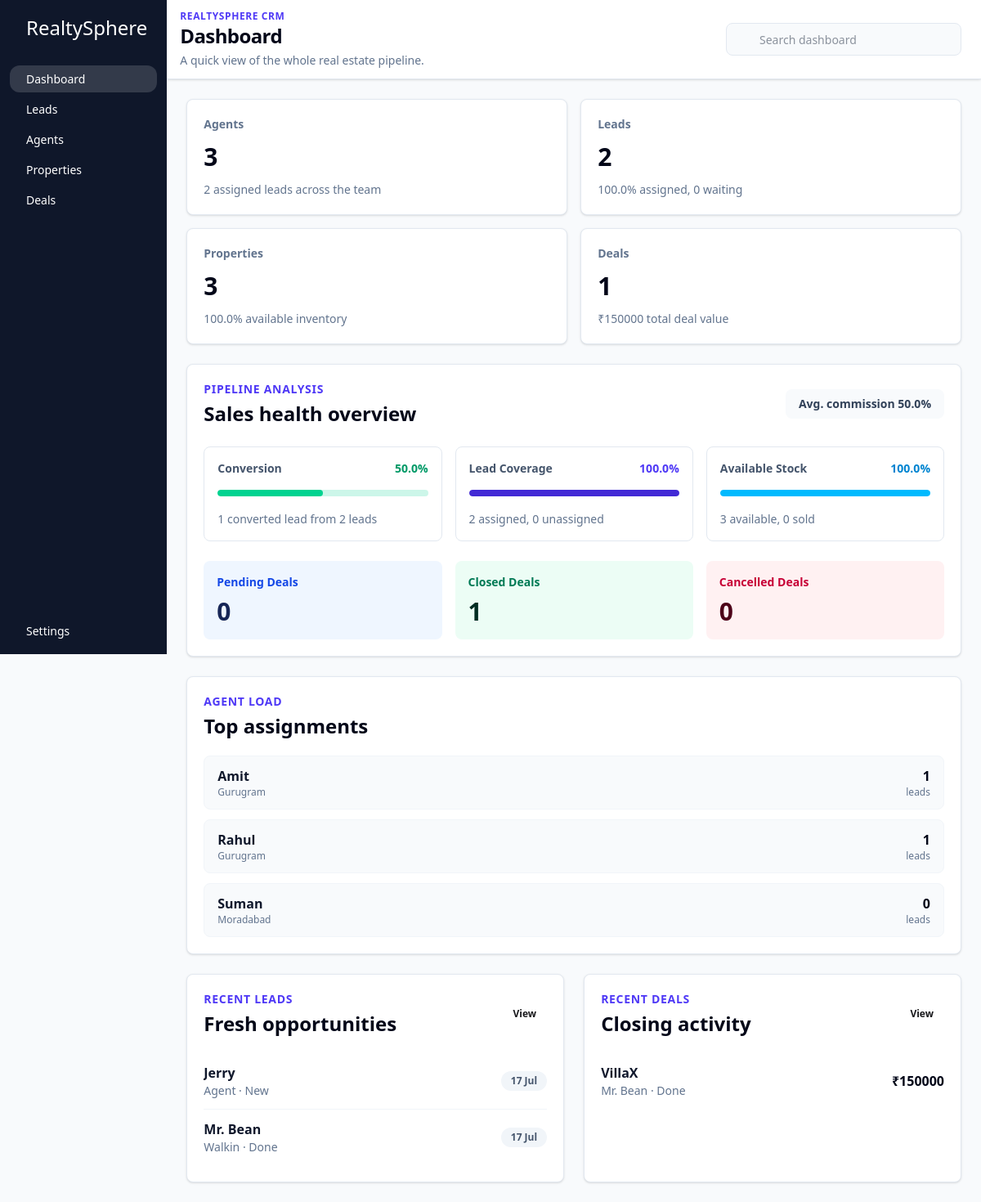
The page / on the database its author committed.
### core/models.py (models this page shows, shortened)
class Agent(models.Model):
    user = models.OneToOneField(to=User, on_delete=models.CASCADE) # prefer to use get_user_model() instead of User model directly
    profile_picture = models.ImageField(upload_to='profile', default='profile/default.jpg')
    phone_number = models.CharField(max_length=10)
    region = models.CharField(max_length=50)
    commission_share = models.DecimalField(max_digits=4, decimal_places=2)
    monthly_target = models.DecimalField(max_digits=10, decimal_places=2)
    created_at = models.DateTimeField(auto_now_add=True)

class Lead(models.Model):
    class LeadStatus(models.TextChoices):
        NEW = 'new','New'
        CONTACTED = 'contacted','Contacted'
        SITE_VISITED = 'Site Visited','Site Visited'
        NEGOTIATION = 'Negotiation','Negotiation'
        LOST = 'Lost','Lost'
        DONE = 'Done','Done'
    class SourceType(models.TextChoices):
        WEBSITE = 'Website','Website'
        WALKIN = 'Walkin','Walkin'
        SOCIAL_MEDIA = 'Social Media','Social Media'
        AGENT = 'Agent','Agent'
    fullname = models.CharField(max_length=255)
    phone_number = models.CharField(max_length=10)
    source = models.CharField(max_length=255, choices = SourceType.choices) #webiste or walkin or social media post or agents
    interested_property_types = models.ForeignKey(to=Property, on_delete=models.SET_NULL, related_name='interested_leads', null=True, blank=True)
    min_budget = models.DecimalField(max_digits=12, decimal_places=2)
    max_budget = models.DecimalField(max_digits=12, decimal_places=2)
    status = models.CharField(max_length=255, choices=LeadStatus.choices) #new, contacted, interested, not interested, closed
    assigned_agent = models.ForeignKey(to=Agent, on_delete=models.SET_NULL, related_name='assigned_leads', null=True, blank=True)
    updated_at = models.DateTimeField(auto_now=True)
    created_at = models.DateTimeField(auto_now_add=True)

class Deal(models.Model):
    class DealStatus(models.TextChoices):
        PENDING = 'Pending','Pending'
        CANCELLED = 'Cancelled','Cancelled'
        DONE = 'Done','Done'
    lead = models.ForeignKey(to=Lead, on_delete=models.CASCADE, related_name='deals')
    property = models.ForeignKey(to = Property, on_delete=models.CASCADE, related_name='deals')
    status = models.CharField(max_length=255, choices=DealStatus.choices, default=DealStatus.PENDING) #pending, cancelled, done,
    amount = models.DecimalField(max_digits=12, decimal_places=2)
    expected_closing_date = models.DateField()
    actual_closing_date = models.DateField(null=True, blank=True)
    commission_percentage = models.DecimalField(max_digits=12, decimal_places=2)
    created_at = models.DateTimeField(auto_now_add=True)

class Property(models.Model):
    class PropertyType(models.TextChoices):
        APARTMENT = "apartment", "Apartment"
        PLOT = "plot", "Plot"
        VILLA = "villa", "Villa"
        LAND = "land", "Land"
        COMMERCIAL = "commercial", "Commercial"
    class PropertyStatus(models.TextChoices):
        AVAILABLE = 'Available','available'
        SOLD = 'Sold','sold'
    title= models.CharField(max_length = 255)
    description = models.CharField(max_length = 255)
    address = models.CharField(max_length = 255)
    city = models.CharField(max_length = 255)
    property_type = models.CharField(max_length = 255, choices=PropertyType.choices)
    price = models.DecimalField(max_digits=12, decimal_places=2)
    image = models.ImageField(upload_to = 'properties')
    status = models.CharField(max_length = 255, choices=PropertyStatus.choices, default=PropertyStatus.AVAILABLE)
    assigned_agent = models.ForeignKey(to=Agent, on_delete=models.SET_NULL, related_name='assigned_properties', null=True, blank=True)
    listing_at = models.DateTimeField(auto_now_add=True)
    sqft = models.PositiveIntegerField()

### core/views.py (the view)
# urls.py: 2. Add a URL to urlpatterns:  path('', views.home, name='home')
def home(request):
    agent_count = Agent.objects.count()
    lead_count = Lead.objects.count()
    property_count = Property.objects.count()
    deal_count = Deal.objects.count()
    available_properties = Property.objects.filter(status__iexact="Available").count()
    sold_properties = Property.objects.filter(status__iexact="Sold").count()
    assigned_leads = Lead.objects.filter(assigned_agent__isnull=False).count()
    unassigned_leads = lead_count - assigned_leads
    converted_leads = Lead.objects.filter(
        Q(status__iexact="Done") | Q(status__iexact="Converted")
    ).count()
    done_deals = Deal.objects.filter(status__iexact="Done").count()
    pending_deals = Deal.objects.filter(status__iexact="Pending").count()
    cancelled_deals = Deal.objects.filter(status__iexact="Cancelled").count()
    total_deal_amount = Deal.objects.aggregate(total=Sum("amount"))["total"] or 0
    avg_commission = Deal.objects.aggregate(avg=Avg("commission_percentage"))["avg"] or 0
    conversion_rate = round((converted_leads / lead_count) * 100, 1) if lead_count else 0
    lead_assignment_rate = round((assigned_leads / lead_count) * 100, 1) if lead_count else 0
    property_availability_rate = round((available_properties / property_count) * 100, 1) if property_count else 0
    context = {
        "agent_count": agent_count,
        "lead_count": lead_count,
        "property_count": property_count,
        "deal_count": deal_count,
        "available_properties": available_properties,
        "sold_properties": sold_properties,
        "assigned_leads": assigned_leads,
        "unassigned_leads": unassigned_leads,
        "converted_leads": converted_leads,
        "done_deals": done_deals,
        "pending_deals": pending_deals,
        "cancelled_deals": cancelled_deals,
        "total_deal_amount": total_deal_amount,
        "avg_commission": avg_commission,
        "conversion_rate": conversion_rate,
        "lead_assignment_rate": lead_assignment_rate,
        "property_availability_rate": property_availability_rate,
        "recent_leads": Lead.objects.select_related("assigned_agent__user").order_by("-created_at")[:5],
        "recent_deals": Deal.objects.select_related("lead", "property").order_by("-created_at")[:5],
        "top_agents": Agent.objects.select_related("user").annotate(
            lead_total=Count("assigned_leads", distinct=True),
            property_total=Count("assigned_properties", distinct=True),
        ).order_by("-lead_total", "-property_total")[:5],
    }
    return render(request, 'index.html', context)

### core/templates/index.html (shortened to what this page needs)
{% extends 'base.html' %}
{% load humanize %}
{% block title %}Dashboard{% endblock %}
{% block subtitle %}A quick view of the whole real estate pipeline.{% endblock %}
{% block search_placeholder %}Search dashboard{% endblock %}
{% block content %}
  <section class="mx-auto max-w-7xl space-y-6">
    <div class="grid gap-4 sm:grid-cols-2 xl:grid-cols-4">
      <article class="rounded-lg border border-slate-200 bg-white p-5 shadow-sm">
        <div class="flex items-center justify-between">
          <p class="text-sm font-semibold text-slate-500">Agents</p>
        </div>
        <p class="mt-3 text-3xl font-bold text-slate-950">{{ agent_count }}</p>
        <p class="mt-3 text-sm text-slate-500">{{ assigned_leads }} assigned lead{{ assigned_leads|pluralize }} across the team</p>
      </article>
      <article class="rounded-lg border border-slate-200 bg-white p-5 shadow-sm">
        <div class="flex items-center justify-between">
          <p class="text-sm font-semibold text-slate-500">Leads</p>
        </div>
        <p class="mt-3 text-3xl font-bold text-slate-950">{{ lead_count }}</p>
        <p class="mt-3 text-sm text-slate-500">{{ lead_assignment_rate }}% assigned, {{ unassigned_leads }} waiting</p>
      </article>
      <article class="rounded-lg border border-slate-200 bg-white p-5 shadow-sm">
        <div class="flex items-center justify-between">
          <p class="text-sm font-semibold text-slate-500">Properties</p>
        </div>
        <p class="mt-3 text-3xl font-bold text-slate-950">{{ property_count }}</p>
        <p class="mt-3 text-sm text-slate-500">{{ property_availability_rate }}% available inventory</p>
      </article>
      <article class="rounded-lg border border-slate-200 bg-white p-5 shadow-sm">
        <div class="flex items-center justify-between">
          <p class="text-sm font-semibold text-slate-500">Deals</p>
        </div>
        <p class="mt-3 text-3xl font-bold text-slate-950">{{ deal_count }}</p>
        <p class="mt-3 text-sm text-slate-500">&#8377;{{ total_deal_amount|intword }} total deal value</p>
      </article>
    </div>
    <div class="grid gap-6 xl:grid-cols-[1.35fr_0.65fr]">
      <section class="rounded-lg border border-slate-200 bg-white p-5 shadow-sm">
        <div class="flex flex-col gap-2 sm:flex-row sm:items-center sm:justify-between">
          <div>
            <p class="text-sm font-semibold uppercase tracking-wider text-indigo-600">Pipeline Analysis</p>
            <h2 class="mt-1 text-2xl font-bold text-slate-950">Sales health overview</h2>
          </div>
          <div class="rounded-lg bg-slate-50 px-4 py-2 text-sm font-semibold text-slate-700">
            Avg. commission {{ avg_commission|floatformat:1 }}%
          </div>
        </div>
        <div class="mt-6 grid gap-4 md:grid-cols-3">
          <div class="rounded-lg border border-slate-200 p-4">
            <div class="flex items-center justify-between text-sm">
              <span class="font-semibold text-slate-600">Conversion</span>
              <span class="font-bold text-emerald-600">{{ conversion_rate }}%</span>
            </div>
            <progress class="progress progress-success mt-4 w-full" value="{{ conversion_rate }}" max="100"></progress>
            <p class="mt-3 text-sm text-slate-500">{{ converted_leads }} converted lead{{ converted_leads|pluralize }} from {{ lead_count }} lead{{ lead_count|pluralize }}</p>
          </div>
          <div class="rounded-lg border border-slate-200 p-4">
            <div class="flex items-center justify-between text-sm">
              <span class="font-semibold text-slate-600">Lead Coverage</span>
              <span class="font-bold text-indigo-600">{{ lead_assignment_rate }}%</span>
            </div>
            <progress class="progress progress-primary mt-4 w-full" value="{{ lead_assignment_rate }}" max="100"></progress>
            <p class="mt-3 text-sm text-slate-500">{{ assigned_leads }} assigned, {{ unassigned_leads }} unassigned</p>
          </div>
          <div class="rounded-lg border border-slate-200 p-4">
            <div class="flex items-center justify-between text-sm">
              <span class="font-semibold text-slate-600">Available Stock</span>
              <span class="font-bold text-sky-600">{{ property_availability_rate }}%</span>
            </div>
            <progress class="progress progress-info mt-4 w-full" value="{{ property_availability_rate }}" max="100"></progress>
            <p class="mt-3 text-sm text-slate-500">{{ available_properties }} available, {{ sold_properties }} sold</p>
          </div>
        </div>
        <div class="mt-6 grid gap-4 sm:grid-cols-3">
          <div class="rounded-lg bg-blue-50 p-4">
            <p class="text-sm font-semibold text-blue-700">Pending Deals</p>
            <p class="mt-2 text-3xl font-bold text-blue-950">{{ pending_deals }}</p>
          </div>
          <div class="rounded-lg bg-emerald-50 p-4">
            <p class="text-sm font-semibold text-emerald-700">Closed Deals</p>
            <p class="mt-2 text-3xl font-bold text-emerald-950">{{ done_deals }}</p>
          </div>
          <div class="rounded-lg bg-rose-50 p-4">
            <p class="text-sm font-semibold text-rose-700">Cancelled Deals</p>
            <p class="mt-2 text-3xl font-bold text-rose-950">{{ cancelled_deals }}</p>
          </div>
        </div>
      </section>
      <section class="rounded-lg border border-slate-200 bg-white p-5 shadow-sm">
        <p class="text-sm font-semibold uppercase tracking-wider text-indigo-600">Agent Load</p>
        <h2 class="mt-1 text-2xl font-bold text-slate-950">Top assignments</h2>
        <div class="mt-5 space-y-3">
          {% for agent in top_agents %}
            <div class="flex items-center justify-between rounded-lg border border-slate-100 bg-slate-50 px-4 py-3">
              <div class="min-w-0">
                <p class="truncate font-semibold text-slate-900">{{ agent.user.get_full_name|default:agent.user.username }}</p>
                <p class="text-xs text-slate-500">{{ agent.region }}</p>
              </div>
              <div class="text-right">
                <p class="font-bold text-slate-950">{{ agent.lead_total }}</p>
                <p class="text-xs text-slate-500">leads</p>
              </div>
            </div>
          {% empty %}
            <p class="rounded-lg bg-slate-50 p-4 text-sm text-slate-500">No agent assignment data yet.</p>
          {% endfor %}
        </div>
      </section>
    </div>
    <div class="grid gap-6 lg:grid-cols-2">
      <section class="rounded-lg border border-slate-200 bg-white p-5 shadow-sm">
        <div class="flex items-center justify-between">
          <div>
            <p class="text-sm font-semibold uppercase tracking-wider text-indigo-600">Recent Leads</p>
            <h2 class="mt-1 text-2xl font-bold text-slate-950">Fresh opportunities</h2>
          </div>
          <a href="{% url 'leads' %}" class="btn btn-sm btn-ghost">View</a>
        </div>
        <div class="mt-5 divide-y divide-slate-100">
          {% for lead in recent_leads %}
            <div class="flex items-center justify-between gap-4 py-3">
              <div class="min-w-0">
                <p class="truncate font-semibold text-slate-900">{{ lead.fullname }}</p>
                <p class="text-sm text-slate-500">{{ lead.source }} · {{ lead.status }}</p>
              </div>
              <span class="rounded-full bg-slate-100 px-3 py-1 text-xs font-semibold text-slate-600">{{ lead.created_at|date:"d M" }}</span>
            </div>
          {% empty %}
            <p class="py-4 text-sm text-slate-500">No recent leads yet.</p>
          {% endfor %}
        </div>
      </section>
      <section class="rounded-lg border border-slate-200 bg-white p-5 shadow-sm">
        <div class="flex items-center justify-between">
          <div>
            <p class="text-sm font-semibold uppercase tracking-wider text-indigo-600">Recent Deals</p>
            <h2 class="mt-1 text-2xl font-bold text-slate-950">Closing activity</h2>
          </div>
          <a href="{% url 'deals' %}" class="btn btn-sm btn-ghost">View</a>
        </div>
        <div class="mt-5 divide-y divide-slate-100">
          {% for deal in recent_deals %}
            <div class="flex items-center justify-between gap-4 py-3">
              <div class="min-w-0">
                <p class="truncate font-semibold text-slate-900">{{ deal.property.title }}</p>
                <p class="text-sm text-slate-500">{{ deal.lead.fullname }} · {{ deal.status }}</p>
              </div>
              <p class="shrink-0 font-bold text-slate-950">&#8377;{{ deal.amount|intword }}</p>
            </div>
          {% empty %}
            <p class="py-4 text-sm text-slate-500">No recent deals yet.</p>
          {% endfor %}
        </div>
      </section>
    </div>
  </section>
{% endblock %}

### rows shown on the page
Agent: user.get_full_name "Amit", region "Gurugram", lead_total "1"
Agent: user.get_full_name "Rahul", region "Gurugram", lead_total "1"
Agent: user.get_full_name "Suman", region "Moradabad", lead_total "0"
Lead: fullname "Jerry", source "Agent", status "New", created_at "17 Jul"
Lead: fullname "Mr. Bean", source "Walkin", status "Done", created_at "17 Jul"
Deal: property "VillaX", lead.fullname "Mr. Bean", status "Done", amount "150000"

### other values the page prints
{{ agent_count }} "3"
{{ assigned_leads }} "2"
{{ lead_count }} "2"
{{ lead_assignment_rate }} "100.0"
{{ unassigned_leads }} "0"
{{ property_count }} "3"
{{ property_availability_rate }} "100.0"
{{ deal_count }} "1"
{{ total_deal_amount|intword }} "150000"
{{ avg_commission|floatformat:1 }} "50.0"
{{ conversion_rate }} "50.0"
{{ converted_leads }} "1"
{{ available_properties }} "3"
{{ sold_properties }} "0"
{{ pending_deals }} "0"
